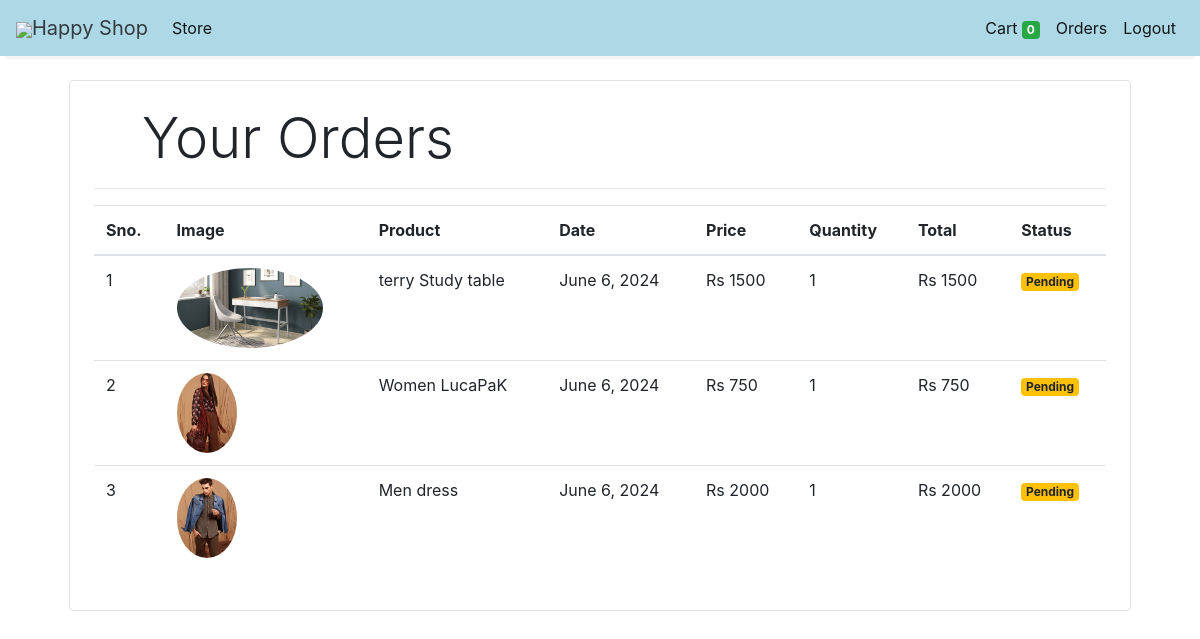
/orders (signed in), run on the app's committed database.
### Estore/models.py (models this page shows, shortened)
class Order(models.Model):
    product = models.ForeignKey(Product,
                                on_delete=models.CASCADE)
    customer = models.ForeignKey(Customer,
                                 on_delete=models.CASCADE)
    quantity = models.IntegerField(default=1)
    price = models.IntegerField()
    address = models.CharField (max_length=50, default='', blank=True)
    phone = models.CharField (max_length=50, default='', blank=True)
    date = models.DateField (default=datetime.datetime.today)
    status = models.BooleanField (default=False)
    @staticmethod
    def get_orders_by_customer(customer_id):
        return Order.objects.filter(customer=customer_id).order_by('-date')

class Product(models.Model):
    name = models.CharField(max_length=60)
    price= models.IntegerField(default=0)
    category= models.ForeignKey(Category,on_delete=models.CASCADE,default=1 )
    description= models.CharField(max_length=250, default='', blank=True, null= True)
    image= models.ImageField(upload_to='uploads/products/')

### Estore/middleware/auth.py (the view)
    def middleware(request):
        print(request.session.get('customer'))
        returnUrl = request.META['PATH_INFO']
        print(request.META['PATH_INFO'])
        if not request.session.get('customer'):
           return redirect(f'login?return_url={returnUrl}')
        response = get_response(request)
        return response

### Estore/templatetags/custom_filter.py (called while the page is built)
@register.filter(name='currency')
def currency(number):
    return "Rs "+str(number)

@register.filter(name='multiply')
def multiply(number , number1):
    return number * number1

### Estore/views.py (called while the page is built)
    def get(self, request):
        customer = request.session.get('customer')
        orders = Order.get_orders_by_customer(customer)
        print(orders)
        return render(request, 'orders.html', {'orders': orders})

### templates/orders.html
{% extends 'base.html' %}
{% block content %}
{% load cart %}
{% load custom_filter %}
<div class="container">
   <div class="border rounded p-4 m-4">
        <p class="display-4 pl-4 ml-4">Your Orders</p>
        <hr>
        <table class="table">
            <thead>
                <tr>
                    <th>Sno.</th>
                    <th>Image</th>
                    <th>Product</th>
                    <th>Date</th>
                    <th>Price</th>
                    <th>Quantity</th>
                    <th>Total</th>
                    <th>Status</th>
                </tr>
            </thead>
            <tbody>
                {% for order in orders %}
                <tr>
                    <td>{{forloop.counter}}</td>
                    <td><img style="height: 80px;" class="rounded-circle" src="{{order.product.image.url}}" alt=""></td>
                    <td>{{order.product.name}}</td>
                    <td>{{order.date}}</td>
                    <td>{{order.price|currency}}</td>
                    <td>{{order.quantity}}</td>
                    <td>{{order.quantity|multiply:order.price|currency}}</td>
                    {% if order.status %}
                    <td><small class="badge badge-success">Completed</small></td>
                    {%else%}
                    <td><small class="badge badge-warning">Pending</small></td>
                    {% endif %}
                </tr>
                {% endfor %}
            </tbody>
        </table>
   </div>
</div>
{% endblock %}

### templates/base.html (shortened to what this page needs)
<!doctype html>
<html lang="en">
<head>
  <link rel="stylesheet" href="https://maxcdn.bootstrapcdn.com/bootstrap/4.0.0/css/bootstrap.min.css"
>
</head>
<body>
<nav class="one-edge-shadow
  navbar navbar-light
  sticky-top navbar
  navbar-expand-lg
  text-white">
    <a class="navbar-brand ms-3 text-dark " href="/">
    <link rel="stylesheet" href="https://use.fontawesome.com/releases/v5.7.0/css/all.css">
    <img src="https://www.freepnglogos.com/uploads/shopping-cart-png/shopping-cart-svg-png-icon-download-28.png" style="width:50px;height:50px,color:text-light;">Happy Shop</a>
    <div class="collapse navbar-collapse" id="navbarSupportedContent">
      <ul class="navbar-nav mr-auto">
        <li class="nav-item active">
          <a class="nav-link" href="/store">Store <span class="sr-only">(current)</span></a>
        </li>
          </ul>
      <ul class=" navbar-nav my-2 my-lg-0">
        <li class="nav-item active">
          <a class="nav-link" href="/cart">Cart
            <span class="badge badge-success">{{request.session.cart.keys|length}}</span>
            <span class="sr-only">(current)</span></a>
        </li>
        {% if request.session.customer %}
        <li class="nav-item active ">
          <a class="nav-link" href="/orders">Orders<span class="sr-only">(current)</span></a>
        </li>
        <li class="nav-item active ">
          <a class="nav-link" href="/logout">Logout<span class="sr-only">(current)</span></a>
        </li>
        {% endif %}
      </ul>
    </div>
  </nav>
  {% block content %}{% endblock %}
</body>
</html>

### templates/base.html (style rules this page uses)
nav { background-color: lightblue; }
.one-edge-shadow { box-shadow: 0 8px 2px -5px rgb(246, 245, 245); }

### data on the page
Order: product.image (picture), product.name "terry Study table", date "June 6, 2024", price "Rs 1500", quantity "1", quantity|multiply "Rs 1500", status "Pending"
Order: product.image (picture), product.name "Women LucaPaK", date "June 6, 2024", price "Rs 750", quantity "1", quantity|multiply "Rs 750", status "Pending"
Order: product.image (picture), product.name "Men dress", date "June 6, 2024", price "Rs 2000", quantity "1", quantity|multiply "Rs 2000", status "Pending"

### other printed values
{{ request.session.cart.keys|length }} "0"
